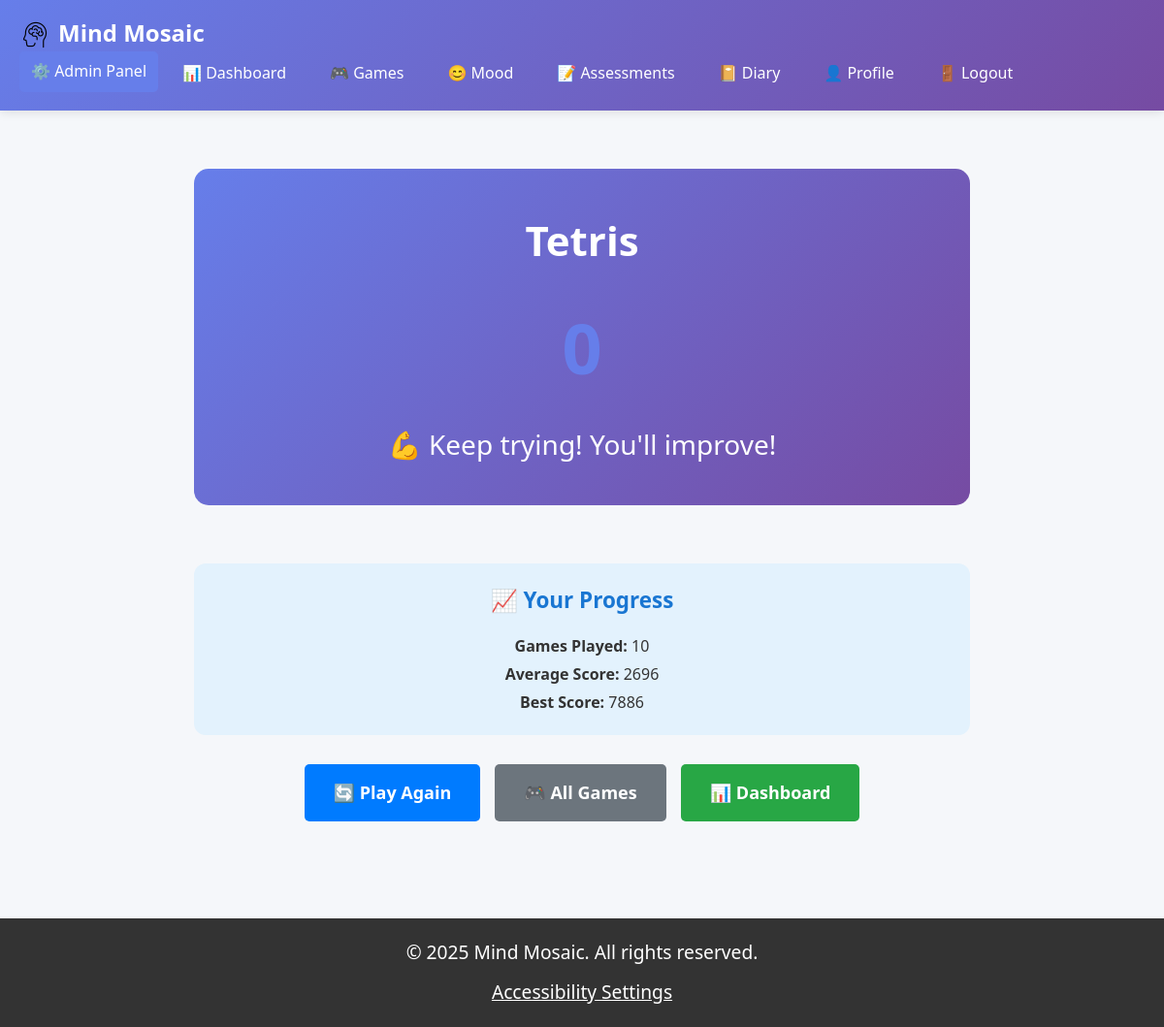
/pages/game_result.php?game=tetris (signed in), run on the app's committed database.
### tables this page shows
CREATE TABLE `user_game_stats` (
  `stat_id` bigint(20) UNSIGNED NOT NULL,
  `user_id` int(10) UNSIGNED NOT NULL,
  `game_id` int(10) UNSIGNED NOT NULL,
  `times_played` int(10) UNSIGNED NOT NULL DEFAULT 0,
  `best_score` int(11) NOT NULL DEFAULT 0,
  `average_score` decimal(10,2) NOT NULL DEFAULT 0.00,
  `total_score` bigint(20) NOT NULL DEFAULT 0,
  `rank` int(10) UNSIGNED DEFAULT NULL,
  `percentile` decimal(5,2) DEFAULT NULL,
  `last_played_at` datetime DEFAULT NULL,
  `created_at` datetime NOT NULL DEFAULT current_timestamp(),
  `updated_at` datetime NOT NULL DEFAULT current_timestamp() ON UPDATE current_timestamp(),
  `global_rank` int(10) UNSIGNED DEFAULT NULL
);

### services/GameService.php (called while the page is built, shortened)
<?php
require_once __DIR__ . '/../database/dao/GameDAO.php';
class GameService {
    private $gameDAO;
    public function __construct(GameDAO $gameDAO, LeaderboardDAO $leaderboardDAO = null) {
        $this->gameDAO = $gameDAO;
    }
    public function getStats($userId, $gameCode = null) {
        if ($gameCode) {
            $gameId = $this->gameDAO->getGameIdByCode($gameCode);
            return $this->gameDAO->getStats($userId, $gameId);
        }
        return $this->gameDAO->getAllStats($userId);
    }
}

### database/dao/GameDAO.php (called while the page is built, shortened)
<?php
class GameDAO {
    private $pdo;
    public function __construct(PDO $pdo) {
        $this->pdo = $pdo;
    }
    public function getGameIdByCode($gameCode) {
        $stmt = $this->pdo->prepare("SELECT game_id FROM games WHERE code = ?");
        $stmt->execute([$gameCode]);
        return $stmt->fetchColumn();
    }
    public function getStats($userId, $gameId) {
        $stmt = $this->pdo->prepare("
            SELECT times_played, best_score, total_score, average_score
            FROM user_game_stats
            WHERE user_id = ? AND game_id = ?
        ");
        $stmt->execute([$userId, $gameId]);
        return $stmt->fetch(PDO::FETCH_ASSOC);
    }
}

### database/functions.php (called while the page is built, shortened)
<?php
require_once __DIR__ . '/config.php';
function getUserSettings($user_id)
{
    global $pdo;
    $stmt = $pdo->prepare("SELECT * FROM user_settings WHERE user_id = ? LIMIT 1");
    $stmt->execute([$user_id]);
    $settings = $stmt->fetch();
    if ($settings) {
        $settings['large_font'] = ($settings['preferred_font_size'] === 'large' || $settings['preferred_font_size'] === 'xlarge') ? 1 : 0;
        $settings['voice_assistant'] = $settings['voice_assistant_enabled'];
    }
    return $settings;
}

### pages/game_result.php (the view, shortened to what this page needs)
<?php
require_once __DIR__ . '/../_header.php';
require_once __DIR__ . '/../database/config.php';
require_once __DIR__ . '/../database/dao/GameDAO.php';
require_once __DIR__ . '/../services/GameService.php';
$user_id = $_SESSION['user_id'];
$gameDAO = new GameDAO($pdo);
$leaderboardDAO = new LeaderboardDAO($pdo);
$gameService = new GameService($gameDAO, $leaderboardDAO);
$game_type = $_POST['game_type'] ?? $_GET['game'] ?? '';
$score = $_POST['score'] ?? 0;
$difficulty = $_POST['difficulty'] ?? 'medium';
$stats_data = $gameService->getStats($user_id, $game_type);
$stats = $stats_data;
if ($stats) {
    $stats['times_played'] = $stats['times_played'] ?? 0;
    $stats['average_score'] = $stats['average_score'] ?? 0;
    $stats['best_score'] = $stats['best_score'] ?? 0;
}
$game_titles = [
    'memory' => 'Memory Match',
    'attention' => 'Attention Focus',
    'reaction' => 'Reaction Time',
    'puzzle' => 'Puzzle Solver',
    'card_flip' => 'Card Flip Memory',
    'chimp_test' => 'Chimp Test',
    'number_memory' => 'Number Memory',
    'tetris' => 'Tetris',
    'gem_match' => 'Gem Match'
];
$game_name = $game_titles[$game_type] ?? 'Game';
$performance_message = '';
if ($score >= 90) {
    $performance_message = "🌟 Outstanding! You're amazing!";
} elseif ($score >= 75) {
    $performance_message = "🎉 Great job! Well done!";
} elseif ($score >= 60) {
    $performance_message = "👍 Good effort! Keep practicing!";
} else {
    $performance_message = "💪 Keep trying! You'll improve!";
}
require_once __DIR__ . '/../_header.php';
?>
<link rel="stylesheet" href="/assets/css/game-result.css">
<div class="result-container">
    <div class="result-header">
        <h1><?php echo htmlspecialchars($game_name); ?></h1>
        <div class="score-display"><?php echo round($score); ?></div>
        <div class="performance"><?php echo $performance_message; ?></div>
    </div>
    <?php if ($stats): ?>
    <div class="comparison">
        <h3>📈 Your Progress</h3>
        <p style="font-size: 16px; line-height: 1.8;">
            <strong>Games Played:</strong> <?php echo $stats['times_played'];  ?><br>
            <strong>Average Score:</strong> <?php echo round($stats['average_score']);  ?><br>
            <strong>Best Score:</strong> <?php echo round($stats['best_score']);  ?><br>
        </p>
    </div>
    <?php endif; ?>
    <div class="action-buttons">
        <a href="game_play.php?game=<?php echo $game_type; ?>&difficulty=<?php echo $difficulty; ?>" class="btn btn-primary">
            🔄 Play Again
        </a>
        <a href="games.php" class="btn btn-secondary">
            🎮 All Games
        </a>
        <a href="/pages/insights/dashboard.php" class="btn btn-success">
            📊 Dashboard
        </a>
    </div>
</div>
<?php require_once __DIR__ . '/../_footer.php'; ?>

### assets/css/header.css (style rules this page uses)
* { margin: 0; padding: 0; box-sizing: border-box; }
body { font-family: 'Segoe UI', Tahoma, Geneva, Verdana, sans-serif; background: #f5f7fa; color: #333; line-height: 1.6; display: flex; flex-direction: column; min-height: 100vh; }
body.large-font { font-size: 120%; }
.btn { display: inline-block; padding: 12px 24px; border: none; border-radius: 5px; font-size: 16px; cursor: pointer; text-decoration: none; transition: all 0.3s; font-weight: 600; }
.btn-primary { background: #007bff; color: white; }
.btn-success { background: #28a745; color: white; }
.btn-secondary { background: #6c757d; color: white; }

### assets/css/game-result.css (style rules this page uses)
.result-container { max-width: 800px; margin: 40px auto; text-align: center; }
.result-header { background: linear-gradient(135deg, #667eea 0%, #764ba2 100%); color: white; padding: 40px; border-radius: 15px; margin-bottom: 30px; }
.result-header h1 { font-size: 42px; margin-bottom: 10px; }
.result-header .performance { font-size: 28px; margin-top: 20px; }
.score-display { font-size: 72px; font-weight: bold; color: #667eea; margin: 20px 0; }
.comparison { background: #e3f2fd; padding: 20px; border-radius: 12px; margin: 30px 0; }
.comparison h3 { margin-bottom: 15px; color: #1976d2; }
.action-buttons { display: flex; gap: 15px; justify-content: center; flex-wrap: wrap; margin-top: 30px; }
.action-buttons .btn { padding: 15px 30px; font-size: 18px; }

### data on the page
user_game_stats: times_played "10", average_score "2696", best_score "7886"

### other printed values
$game_name "Tetris"
$performance_message "💪 Keep trying! You'll improve!"
